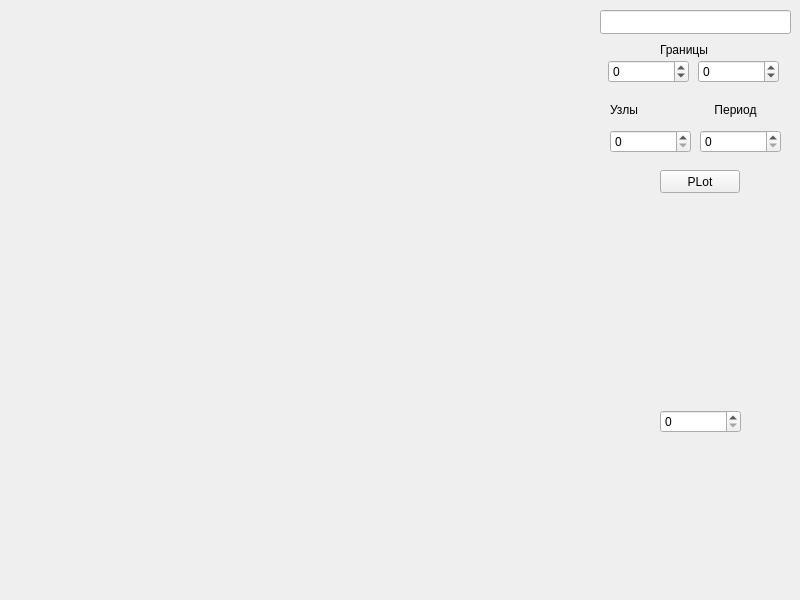
<?xml version="1.0" encoding="UTF-8"?>
<ui version="4.0">
 <class>MainWindow</class>
 <widget class="QMainWindow" name="MainWindow">
  <property name="geometry">
   <rect>
    <x>0</x>
    <y>0</y>
    <width>800</width>
    <height>600</height>
   </rect>
  </property>
  <property name="windowTitle">
   <string>MainWindow</string>
  </property>
  <widget class="QWidget" name="centralwidget">
   <widget class="QCustomPlot" name="graph" native="true">
    <property name="geometry">
     <rect>
      <x>10</x>
      <y>10</y>
      <width>581</width>
      <height>581</height>
     </rect>
    </property>
   </widget>
   <widget class="QPushButton" name="pushButton">
    <property name="geometry">
     <rect>
      <x>660</x>
      <y>170</y>
      <width>80</width>
      <height>23</height>
     </rect>
    </property>
    <property name="text">
     <string>PLot</string>
    </property>
   </widget>
   <widget class="QLineEdit" name="funcLine">
    <property name="geometry">
     <rect>
      <x>600</x>
      <y>10</y>
      <width>191</width>
      <height>24</height>
     </rect>
    </property>
   </widget>
   <widget class="QSpinBox" name="nodes">
    <property name="geometry">
     <rect>
      <x>610</x>
      <y>130</y>
      <width>81</width>
      <height>23</height>
     </rect>
    </property>
    <property name="maximum">
     <number>1000000</number>
    </property>
   </widget>
   <widget class="QSpinBox" name="left">
    <property name="geometry">
     <rect>
      <x>608</x>
      <y>60</y>
      <width>81</width>
      <height>23</height>
     </rect>
    </property>
    <property name="minimum">
     <number>-99</number>
    </property>
   </widget>
   <widget class="QSpinBox" name="right">
    <property name="geometry">
     <rect>
      <x>698</x>
      <y>60</y>
      <width>81</width>
      <height>23</height>
     </rect>
    </property>
    <property name="minimum">
     <number>-99</number>
    </property>
   </widget>
   <widget class="QSpinBox" name="period">
    <property name="geometry">
     <rect>
      <x>700</x>
      <y>130</y>
      <width>81</width>
      <height>23</height>
     </rect>
    </property>
   </widget>
   <widget class="QLabel" name="label">
    <property name="geometry">
     <rect>
      <x>660</x>
      <y>40</y>
      <width>71</width>
      <height>20</height>
     </rect>
    </property>
    <property name="text">
     <string>Границы</string>
    </property>
   </widget>
   <widget class="QLabel" name="label_2">
    <property name="geometry">
     <rect>
      <x>610</x>
      <y>100</y>
      <width>171</width>
      <height>20</height>
     </rect>
    </property>
    <property name="text">
     <string>Узлы                       Период</string>
    </property>
   </widget>
   <widget class="QSpinBox" name="steps">
    <property name="geometry">
     <rect>
      <x>660</x>
      <y>410</y>
      <width>81</width>
      <height>23</height>
     </rect>
    </property>
    <property name="maximum">
     <number>1000000</number>
    </property>
   </widget>
  </widget>
 </widget>
 <customwidgets>
  <customwidget>
   <class>QCustomPlot</class>
   <extends>QWidget</extends>
   <header>qcustomplot.h</header>
   <container>1</container>
  </customwidget>
 </customwidgets>
 <resources/>
 <connections/>
</ui>
